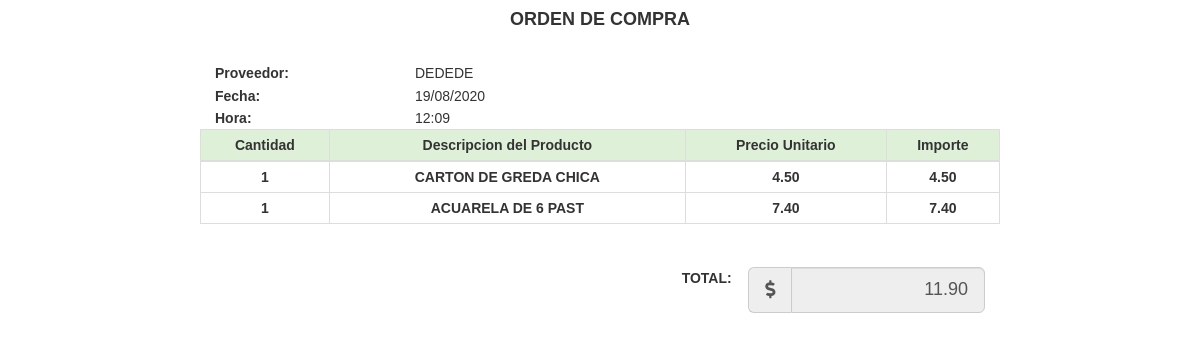
The page /compras/imprimir_compras.php?id_compras=1 on the database its author committed.
### tables this page shows
CREATE TABLE `proveedores`  (
  `id_proveedores` int(255) NOT NULL AUTO_INCREMENT,
  `nombre_proveedores` varchar(255) NULL DEFAULT NULL,
  PRIMARY KEY (`id_proveedores`) USING BTREE
);

CREATE TABLE `compras`  (
  `id_compras` int(11) NOT NULL AUTO_INCREMENT,
  `id_usuarios` int(11) NULL DEFAULT NULL,
  `fecha_compras` datetime NULL DEFAULT NULL,
  `total_compras` float(11, 2) NULL DEFAULT NULL,
  `motivocancelacion_ventas` varchar(255) NULL DEFAULT NULL,
  `estatus_compras` varchar(255) NULL DEFAULT NULL,
  `articulos_ventas` varchar(255) NULL DEFAULT NULL,
  `id_proveedores` int(10) NULL DEFAULT NULL,
  PRIMARY KEY (`id_compras`) USING BTREE
);

CREATE TABLE `compras_detalle`  (
  `id_compras_detalle` int(11) NOT NULL AUTO_INCREMENT,
  `id_compras` int(11) NULL DEFAULT NULL,
  `id_productos` int(11) NULL DEFAULT NULL,
  `unidad_productos` varchar(10) NULL DEFAULT NULL,
  `cantidad` float(10, 0) NULL DEFAULT NULL,
  `importe` decimal(10, 2) NULL DEFAULT NULL,
  `descripcion` varchar(255) NULL DEFAULT NULL,
  `precio` float(10, 2) NULL DEFAULT NULL,
  PRIMARY KEY (`id_compras_detalle`) USING BTREE
);

### compras/imprimir_compras.php (the view, shortened to what this page needs)
<?php
$link = Conectarse();
$consulta = "SELECT * FROM compras
	LEFT JOIN proveedores USING (id_proveedores)
	LEFT JOIN compras_detalle USING (id_compras)
	WHERE id_compras={$_GET["id_compras"]}";
$result = mysqli_query($link, $consulta);
while ($fila = mysqli_fetch_assoc($result)) {
    $filas[] = $fila;
}
?>
<!DOCTYPE html>
<html lang="es">
<head>
    <?php include("../styles_carpetas.php");
    ?>
</head>
<body>
    <div class="container ">
        <div class="row">
            <h4 class="text-center"><strong>ORDEN DE COMPRA</strong></h4>
            <br>
            <div class="tab-content">
                <div class="container">
                    <div class="row">
                        <div class="col-sm-3"><strong>Proveedor:</strong></div>
                        <div class="col-sm-8"><?php echo $filas[0]["nombre_proveedores"] ?></div>
                    </div>
                    <div class="row">
                        <div class="col-sm-3"><strong>Fecha:</strong></div>
                        <div class="col-sm-8"><?php echo date("d/m/Y", strtotime($filas[0]["fecha_compras"])); ?></div>
                    </div>
                    <div class="row">
                        <div class="col-sm-3"><strong>Hora:</strong></div>
                        <div class="col-sm-8"><?php echo date("H:i", strtotime($filas[0]["fecha_compras"])); ?></div>
                    </div>
                </div>
                <div id="venta" class="">
                    <table id="tabla_venta" class="table table-hover table-bordered table-condensed">
                        <thead class="bg-success">
                            <tr>
                                <th class="text-center">Cantidad</th>
                                <th class="text-center">Descripcion del Producto</th>
                                <th class="text-center">Precio Unitario</th>
                                <th class="text-center">Importe</th>
                            </tr>
                        </thead>
                        <tbody>
                            <?php foreach ($filas as $i => $producto) { ?>
                                <tr>
                                    <th class="text-center"><?php echo number_format($producto["cantidad"]);?></th>
                                    <th class="text-center"><?php echo $producto["descripcion"] ?></th>
                                    <th class="text-center"><?php echo $producto["precio"] ?></th>
                                    <th class="text-center"><?php echo $producto["importe"] ?></th>
                                </tr>
                            <?php } ?>
                        </tbody>
                    </table>
                </div>
            </div>
        </div>
    </div>
    <br>
    <section class="container" id="footer">
        <div class="row">
            <div class="col-sm-1 col-md-offset-7">
                <strong>TOTAL:</strong>
            </div>
            <div class="col-sm-4">
                <div class="input-group input-group-lg">
                    <span class="input-group-addon"><i class="fas fa-dollar-sign"></i></span>
                    <input readonly id="total" type="text" class="form-control text-right"
                    value="<?php echo $filas[0]["total_compras"] ?>" name="total" size="50">
                </div>
            </div>
        </div>
    </section>
</body>
</html>

### styles_carpetas.php (shortened to what this page needs)
<link href="../css/bootstrap.min.css" rel="stylesheet" media="all">
<link href="../css/alertify.min.css" rel="stylesheet" media="all"/>
<link href="../css/common.css" rel="stylesheet" media="all"  >
<link href="../css/imprimir_venta.css" rel="stylesheet" media="all">
<link href="../css/all.min.css" rel="stylesheet" >
<link href="../lib/autocomplete.css" rel="stylesheet" >
<link href="../css/menu.css" rel="stylesheet" >
<link href="../css/b4-margin-padding.css" rel="stylesheet" >

### css/common.css (style rules this page uses)
input[type=text] { text-transform: uppercase; }
th { text-align: center; }

### rows shown on the page
proveedores: nombre_proveedores "DEDEDE"
compras: fecha_compras "19/08/2020", fecha_compras "12:09", compras_detalle.cantidad "1", compras_detalle.descripcion "CARTON DE GREDA CHICA", compras_detalle.precio "4.50", compras_detalle.importe "4.50", compras_detalle.descripcion "ACUARELA DE 6 PAST", compras_detalle.precio "7.40", compras_detalle.importe "7.40", total "11.90"
